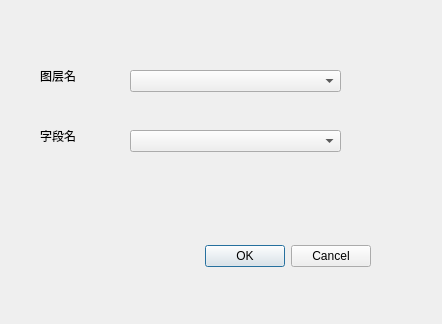
<?xml version="1.0" encoding="UTF-8"?>
<ui version="4.0">
 <class>Dialog</class>
 <widget class="QDialog" name="Dialog">
  <property name="geometry">
   <rect>
    <x>0</x>
    <y>0</y>
    <width>442</width>
    <height>324</height>
   </rect>
  </property>
  <property name="windowTitle">
   <string>Dialog</string>
  </property>
  <widget class="QDialogButtonBox" name="buttonBox">
   <property name="geometry">
    <rect>
     <x>30</x>
     <y>240</y>
     <width>341</width>
     <height>32</height>
    </rect>
   </property>
   <property name="orientation">
    <enum>Qt::Horizontal</enum>
   </property>
   <property name="standardButtons">
    <set>QDialogButtonBox::Cancel|QDialogButtonBox::Ok</set>
   </property>
  </widget>
  <widget class="QComboBox" name="comboBox">
   <property name="geometry">
    <rect>
     <x>130</x>
     <y>70</y>
     <width>211</width>
     <height>22</height>
    </rect>
   </property>
  </widget>
  <widget class="QLabel" name="label">
   <property name="geometry">
    <rect>
     <x>40</x>
     <y>70</y>
     <width>54</width>
     <height>12</height>
    </rect>
   </property>
   <property name="text">
    <string>图层名</string>
   </property>
  </widget>
  <widget class="QComboBox" name="comboBox_2">
   <property name="geometry">
    <rect>
     <x>130</x>
     <y>130</y>
     <width>211</width>
     <height>22</height>
    </rect>
   </property>
  </widget>
  <widget class="QLabel" name="label_2">
   <property name="geometry">
    <rect>
     <x>40</x>
     <y>130</y>
     <width>54</width>
     <height>12</height>
    </rect>
   </property>
   <property name="text">
    <string>字段名</string>
   </property>
  </widget>
 </widget>
 <resources/>
 <connections>
  <connection>
   <sender>buttonBox</sender>
   <signal>accepted()</signal>
   <receiver>Dialog</receiver>
   <slot>accept()</slot>
   <hints>
    <hint type="sourcelabel">
     <x>248</x>
     <y>254</y>
    </hint>
    <hint type="destinationlabel">
     <x>157</x>
     <y>274</y>
    </hint>
   </hints>
  </connection>
  <connection>
   <sender>buttonBox</sender>
   <signal>rejected()</signal>
   <receiver>Dialog</receiver>
   <slot>reject()</slot>
   <hints>
    <hint type="sourcelabel">
     <x>316</x>
     <y>260</y>
    </hint>
    <hint type="destinationlabel">
     <x>286</x>
     <y>274</y>
    </hint>
   </hints>
  </connection>
 </connections>
</ui>
